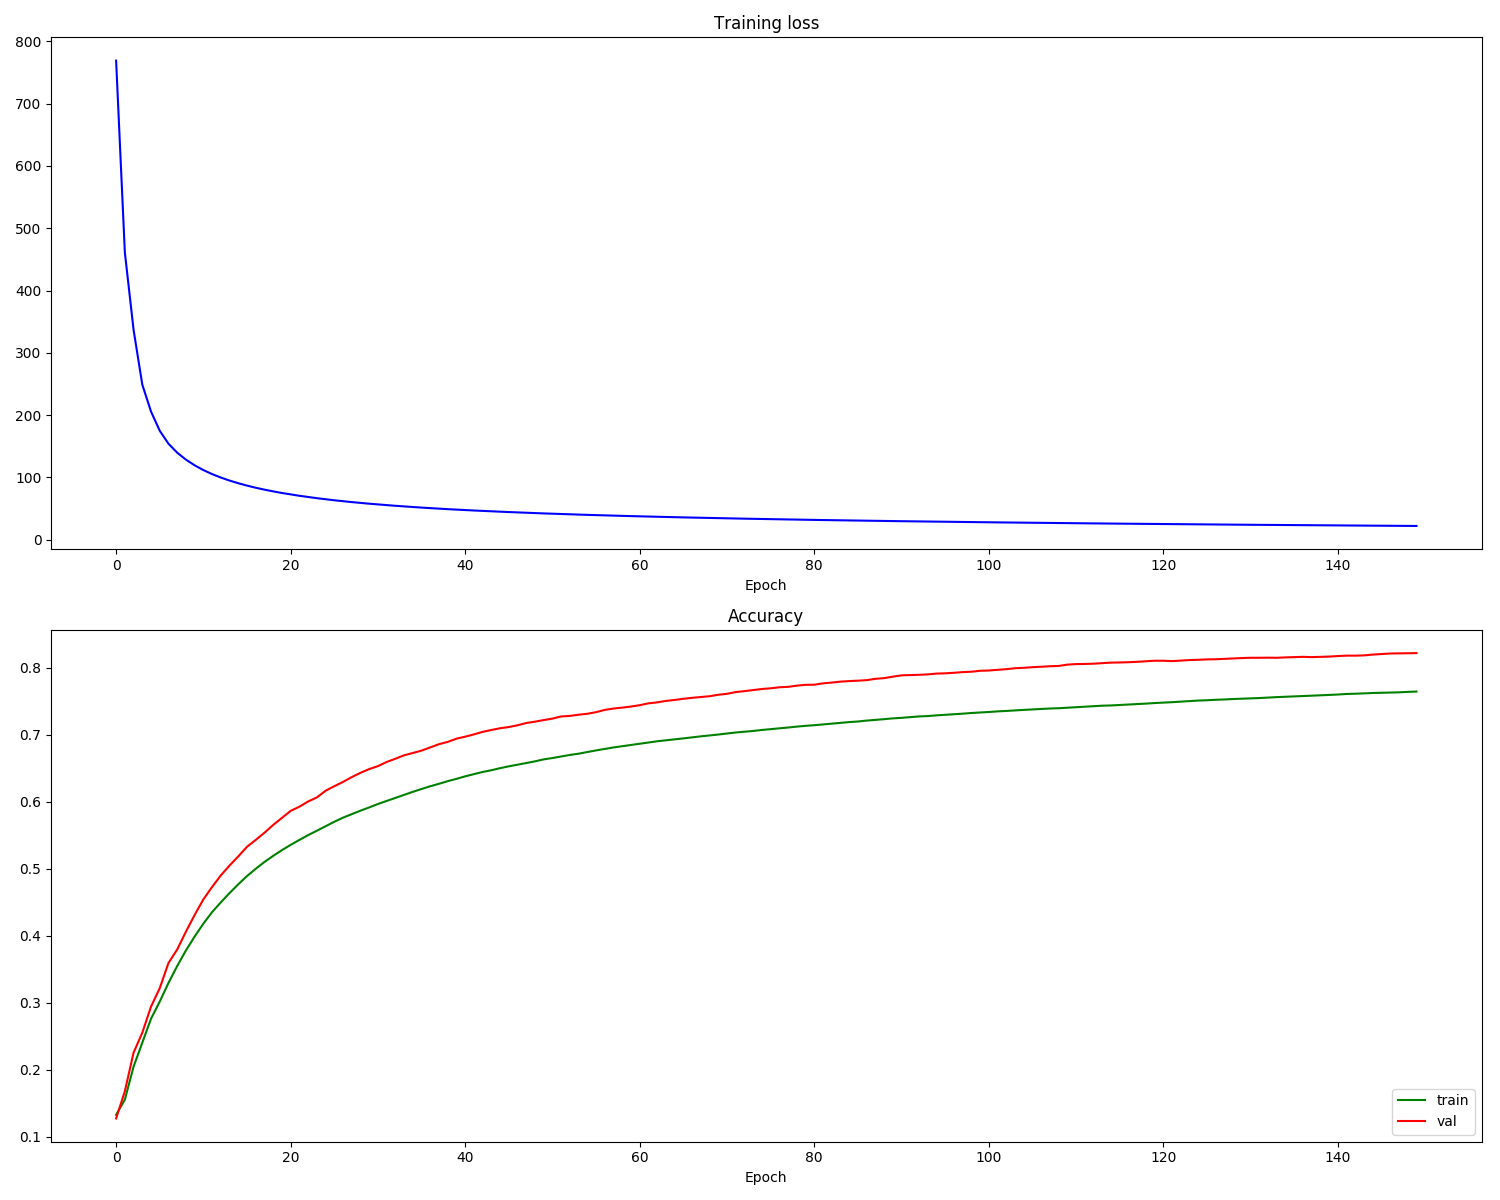

Generate this figure with Python:
from keras.datasets import mnist
import numpy as np
import matplotlib.pyplot as plt
import tensorflow as tf
import matplotlib.gridspec as gridspec
(X_train, y_train), (X_test, y_test) = mnist.load_data() 

X_train = X_train.reshape(X_train.shape[0], X_train.shape[1] * X_train.shape[2])
# print(X_train.shape)
X_test = X_test.reshape(X_test.shape[0], X_test.shape[1] * X_test.shape[2])

y_train = (np.arange(10) == y_train[:, None]).astype(int)  
y_test = (np.arange(10) == y_test[:, None]).astype(int)
# print(y_train.shape)

X_test,X_val = X_test[:5000],X_test[5000:]
y_test,y_val = y_test[:5000], y_test[5000:]

X_train = X_train / 255
X_val = X_val / 255
X_test = X_test /255


# Visualize some examples from the dataset.
# We show a few examples of training images from each class.
classes = list(range(10))
num_classes = len(classes)
samples_per_class = 7
for y, cls in enumerate(classes):
    idxs = np.flatnonzero(y == np.argmax(y_train, axis=1))#1代表行
    idxs = np.random.choice(idxs, samples_per_class, replace=False)#随机抽7张该类图片
    for i, idx in enumerate(idxs):
        plt_idx = i * num_classes + y + 1#将同一类图片显示在同一列
        plt.subplot(samples_per_class, num_classes, plt_idx)
        image = X_train[idx].reshape((28, 28))
        plt.imshow(image, cmap = 'gray_r')
#         print(image)
        plt.axis('off')
        if i == 0:
            plt.title(cls)
plt.show()

# Epoch 149 training loss: 22.159788, test acc: 0.7232
# Create the model
x = tf.placeholder(tf.float32, [None, 784])
# W_1 = tf.Variable(tf.zeros([784, 128]))
#第一层
W_1 = tf.get_variable('W_1', [784, 100], initializer=tf.random_normal_initializer())
# b_1 = tf.Variable(tf.zeros([128]))
b_1 = tf.get_variable('b_1', [100], initializer=tf.random_normal_initializer())
a_1 = tf.matmul(x, W_1) + b_1
z_1 = tf.nn.relu(a_1)

#第二层
# W_2 = tf.Variable(tf.zeros([128, 10]))
W_2 = tf.get_variable('W_2', [100, 100], initializer=tf.random_normal_initializer())
# b_2 = tf.Variable(tf.zeros([10]))
b_2 = tf.get_variable('b_2', [100], initializer=tf.random_normal_initializer())
a_2 = tf.matmul(z_1, W_2) + b_2
z_2 = tf.nn.relu(a_2)

#第三层
# W_3 = tf.Variable(tf.zeros([64, 10]))
W_3 = tf.get_variable('W_3', [100, 10], initializer=tf.random_normal_initializer())
# b_3 = tf.Variable(tf.zeros([10]))
b_3 = tf.get_variable('b_3', [10], initializer=tf.random_normal_initializer())
a_3 = tf.matmul(z_2, W_3) + b_3
# z_3 = tf.nn.softmax(a_3)

# Define loss and optimizer
y = tf.placeholder(tf.float32, [None, 10])
loss = tf.reduce_mean(tf.nn.softmax_cross_entropy_with_logits(logits = a_3,labels = y))
train_step = tf.train.GradientDescentOptimizer(0.01).minimize(loss)#学习率改为0.01；学习率0.001，test_acc最后只到89%左右

correct_prediction = tf.equal(tf.argmax(a_3, 1), tf.argmax(y, 1)) #(num_training,1),预测正确为1，反之为0
accuracy_op = tf.reduce_mean(tf.cast(correct_prediction, tf.float32)) # tf.int32 注意tf.int32会导致，acc算出来一直为0，reduce_mean可能要求输入为浮点数
init_op = tf.global_variables_initializer()


# batch_size = 32
num_epoch = 150
with tf.Session() as sess:
    sess.run(init_op)
    num_train = X_train.shape[0]
    # num_batch = int(num_train/batch_size) + 1
    loss_history = []
    val_acc_history = []
    train_acc_history = []
    for epoch in range(num_epoch):
        avg_cost = 0
        # for batch_idx in range(num_batch):
        #     batch_mask = np.random.choice(num_train,batch_size)
        #     X_batch = X_train[batch_mask]
        #     y_batch = y_train[batch_mask]
        #     _, c = sess.run([train_step,loss], feed_dict={x: X_batch, y: y_batch})
        #     avg_cost += c / num_batch
        _, c = sess.run([train_step, loss], feed_dict={x: X_train, y: y_train})
        avg_cost = c  
        loss_history.append(avg_cost)
        acc = sess.run(accuracy_op,feed_dict={x: X_train,y: y_train})
        train_acc_history.append(acc)
        acc = sess.run(accuracy_op,feed_dict={x: X_val,y: y_val})
        val_acc_history.append(acc)
        #evaluate
        acc = sess.run(accuracy_op,feed_dict={x: X_test,y: y_test})
        print("Epoch %s training loss: %s, test acc: %s" % (epoch, avg_cost,acc))

    print('Test some samples')
    fig = plt.figure(figsize=(8,8))
    gs = gridspec.GridSpec(7, 10)
    gs.update(wspace=0.035, hspace=0.1)  # set the spacing between axes.
    for y_, cls in enumerate(classes):
        idxs = np.flatnonzero(y_ == np.argmax(y_test, axis=1))#1代表行
        idxs = np.random.choice(idxs, samples_per_class, replace=False)#随机抽7张该类图片
        for i, idx in enumerate(idxs):
            plt_idx = i * num_classes + y_ 
            ax = plt.subplot(gs[plt_idx])
            ax.axis('off')
            plt.imshow(X_test[idx].reshape((28, 28)))
            pred = sess.run(a_3,feed_dict = {x:np.array([X_test[idx]])}) #返回的是numpy.ndarray
            pred = np.argmax(pred,axis = 1)[0]
            plt.title('pred:' + str(pred))
    plt.show()

print('plot...')
# Run this cell to visualize training loss and train / val accuracy
plt.figure(figsize=(9,9))
plt.subplot(2, 1, 1)
# plt.plot(list(range(num_epoch)),loss_history,'b')#bo为点图，b为线图    
plt.title('Training loss')
plt.plot(loss_history, 'b')
plt.xlabel('Epoch')

plt.subplot(2, 1, 2)
plt.title('Accuracy')
plt.plot(train_acc_history, 'g', label='train')
plt.plot(val_acc_history, 'r', label='val')
#     plt.plot([0.5] * len(val_acc_history), 'k--')
plt.xlabel('Epoch')
plt.legend(loc='lower right')
plt.gcf().set_size_inches(15, 12)
plt.show()
